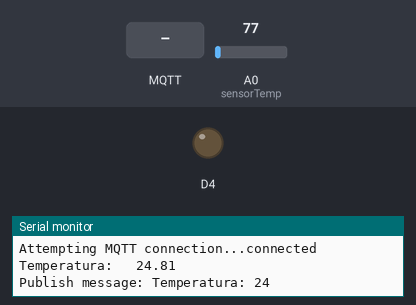
The sketch below on a simulated ESP8266 (NodeMCU). Parts: output pins drawn as LEDs (lit = HIGH), the last lines printed to the serial monitor. The inputs (shaded band) are chosen by the test bench; at power-on: A0 (sensorTemp) = 77. WiFi joins after 1.5 s; servers stay silent unless stated; random numbers use the default seed unless the sketch sets one; no MQTT or app messages arrive unless stated.

Above: at 2.7 s.
2.8 s: MQTT message "0" arrives on the first subscribed topic
At 4.0 s:
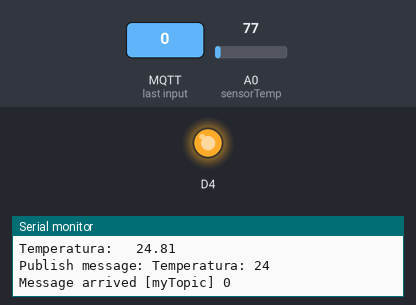
4.3 s: MQTT message "1" arrives on the first subscribed topic
At 5.3 s:
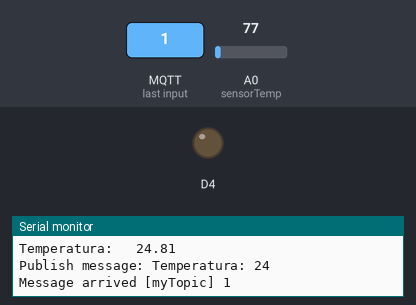
5.8 s: MQTT message "2" arrives on the first subscribed topic
At 6.5 s:
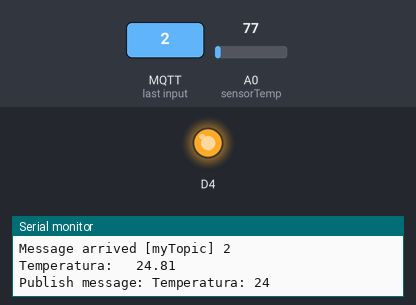
Timing chart, 0 to 8.8 s (numbered marks = the images above; inputs shaded):
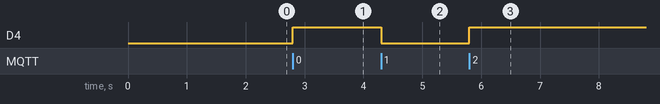

Measured:
- after the input at 2.8 s, D4: LOW → HIGH at once
- after the input at 4.3 s, D4: HIGH → LOW at once
- after the input at 5.8 s, D4: LOW → HIGH at once

The sketch:

mqtt_esp8266.ino
```cpp
/*
 Basic ESP8266 MQTT example

 This sketch demonstrates the capabilities of the pubsub library in combination
 with the ESP8266 board/library.

 It connects to an MQTT server then:
  - publishes "hello world" to the topic "outTopic" every two seconds
  - subscribes to the topic "inTopic", printing out any messages
    it receives. NB - it assumes the received payloads are strings not binary
  - If the first character of the topic "inTopic" is an 1, switch ON the ESP Led,
    else switch it off

 It will reconnect to the server if the connection is lost using a blocking
 reconnect function. See the 'mqtt_reconnect_nonblocking' example for how to
 achieve the same result without blocking the main loop.

 To install the ESP8266 board, (using Arduino 1.6.4+):
  - Add the following 3rd party board manager under "File -> Preferences -> Additional Boards Manager URLs":
       http://arduino.esp8266.com/stable/package_esp8266com_index.json
  - Open the "Tools -> Board -> Board Manager" and click install for the ESP8266"
  - Select your ESP8266 in "Tools -> Board"

*/

#include <ESP8266WiFi.h>
#include <PubSubClient.h>

#define sensorTemp     A0
#define buttonPower    D0

// Update these with values suitable for your network.

const char* ssid = "PeCRo_2.4";
const char* password = "Pedro@2017";
const char* mqtt_server = "192.168.15.15";

WiFiClient espClient;
PubSubClient client(espClient);
long lastMsg = 0;
char msg[50];
int value = 0;

void setup_wifi() {

  delay(10);
  // We start by connecting to a WiFi network
  Serial.println();
  Serial.print("Connecting to ");
  Serial.println(ssid);

  WiFi.begin(ssid, password);

  while (WiFi.status() != WL_CONNECTED) {
    delay(500);
    Serial.print(".");
  }

  randomSeed(micros());

  Serial.println("");
  Serial.println("WiFi connected");
  Serial.println("IP address: ");
  Serial.println(WiFi.localIP());
}

void callback(char* topic, byte* payload, unsigned int length) {
  Serial.print("Message arrived [");
  Serial.print(topic);
  Serial.print("] ");
  for (int i = 0; i < length; i++) {
    Serial.print((char)payload[i]);
  }
  Serial.println();

  // Switch on the LED if an 1 was received as first character
  if ((char)payload[0] == '1') {
    digitalWrite(BUILTIN_LED, LOW);   // Turn the LED on (Note that LOW is the voltage level
    // but actually the LED is on; this is because
    // it is active low on the ESP-01)
  } else {
    digitalWrite(BUILTIN_LED, HIGH);  // Turn the LED off by making the voltage HIGH
  }

}

void reconnect() {
  // Loop until we're reconnected
  while (!client.connected()) {
    Serial.print("Attempting MQTT connection...");
    // Create a random client ID
    String clientId = "ESP8266Client-";
    clientId += String(random(0xffff), HEX);
    // Attempt to connect
    if (client.connect(clientId.c_str())) {
      Serial.println("connected");
      // Once connected, publish an announcement...
      client.publish("myTopic2", "Controle de Ar Condicionado");
      // ... and resubscribe
      client.subscribe("myTopic");
    } else {
      Serial.print("failed, rc=");
      Serial.print(client.state());
      Serial.println(" try again in 5 seconds");
      // Wait 5 seconds before retrying
      delay(5000);
    }
  }
}

void setup() {
  pinMode(BUILTIN_LED, OUTPUT);     // Initialize the BUILTIN_LED pin as an output
  Serial.begin(115200);
  setup_wifi();
  client.setServer(mqtt_server, 1883);
  client.setCallback(callback);
}

void loop() {

  if (!client.connected()) {
    reconnect();
  }
  client.loop();

  long now = millis();
  if (now - lastMsg > 2000) {
    lastMsg = now;
    ++value;
    snprintf (msg, 50, "Temperatura: %ld", celcius());
    Serial.print("Publish message: ");
    Serial.println(msg);
    client.publish("outTopic", msg);
  }
}

int celcius(){
    int analogValue = analogRead(sensorTemp);
    float millivolts = (analogValue/1024.0) * 3300; //3300 is the voltage provided by NodeMCU
    float celsius = millivolts/10;
    Serial.print("Temperatura:   ");
    Serial.println(celsius);
    //delay(1000);
//    float valor = celcius;
    return celsius;
}
```
